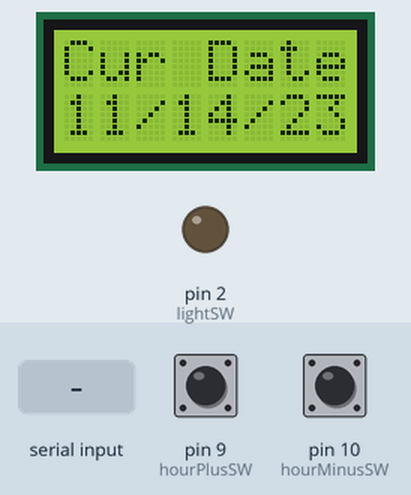
Recording of a sketch running on a simulated Arduino Uno, built with avr-gcc and run on an emulated ATmega328P. On the bench: 8×2 character LCD, output pins drawn as LEDs (lit = HIGH). The inputs (shaded band) are chosen by the test bench; at power-on: pin 9 (hourPlusSW) HIGH, pin 10 (hourMinusSW) HIGH. The local clock reads 2024-03-15 10:24:30 at power-on unless the sketch sets it.

Above: at 1.2 s.
1.3 s: pin 9 (hourPlusSW) pulled LOW for 0.15 s
At 2.6 s:
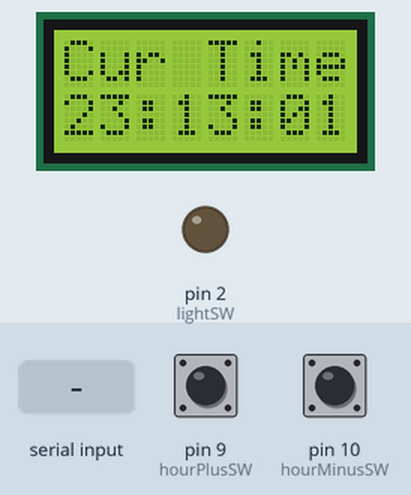
At 4.3 s:
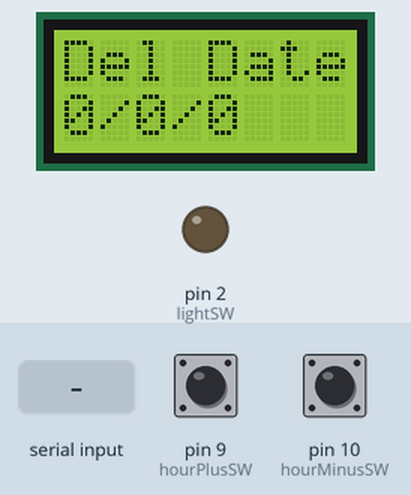
4.4 s: "90,45,200\n" received over Serial
7.4 s: "30,150,10\n" received over Serial
16.4 s: pin 9 (hourPlusSW) pulled LOW for 1 s
20.4 s: pin 10 (hourMinusSW) pulled LOW for 0.15 s
At 23.2 s:
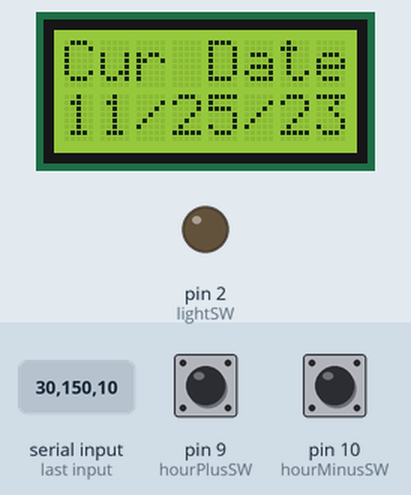
23.5 s: pin 10 (hourMinusSW) pulled LOW for 0.15 s
At 25.2 s:
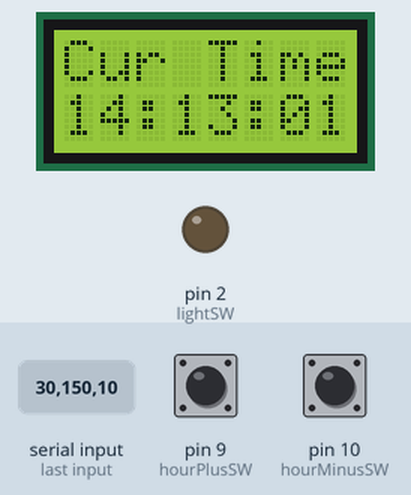
Timing chart, 0 to 26.7 s (numbered marks = the images above; inputs shaded):
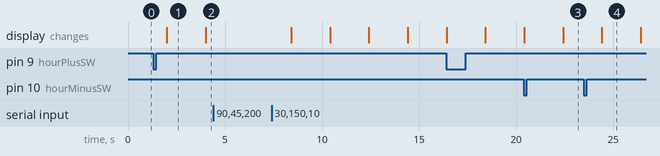

Measured:
- after the input at 4.4 s, every drawn part: stays the same
- what the display in image 1 shows lasts 2.0 s, from 2.0 s to 4.0 s

The sketch:

arduino_house_side.ino
```cpp
/**********************************************************************************************************************
Mailbox Notifier - House Side

This sketch was written to work as a Snail mail delivery notification system. It uses two LEDs mounted to the mailbox
as local (to the mailbox) delivery notification. It also sends out delivery/retrieve data via an XBee modem (serial).
When the receiving XBee (set in a remote location, like your house) receives the data it turns a delivery indicator
light on or off and records and displays the delivery/retrieve data.

For more information see - http://adambyers.com/2013/11/mailbox-notifier/ or ping adam@adambyers.com

**********************************************************************************************************************/

//Libraries
#include "Wire.h"
#include "RTClib.h"
#include "LiquidCrystal.h"

RTC_DS1307 rtc; // Define the RTC

// PIN Names
int lightSW = 2;
int hourPlusSW = 9;
int hourMinusSW = 10;

// LCD PINs
LiquidCrystal lcd(3, 4, 5, 6, 7, 8);

// Vars
float temp = 0;
float voltage = 0;
bool delivered = false;
bool retrieve = false;
int notify = 3; // This will come in via serial as 0 or 1. Set to 3 here to keep it from triggering.
// Current data/time vars
int cYear = 0;
int cMonth = 0;
int cDay = 0;
int cHour = 0;
int cMin = 0;
int cSecond = 0;
// Delivery vars
float dTemp = 0;
float dVoltage = 0;
int dYear = 0;
int dMonth = 0;
int dDay = 0;
int dHour = 0;
int dMin = 0;
int dSecond = 0;
// Retrieve vars
float rTemp = 0;
float rVoltage = 0;
int rYear = 0;
int rMonth = 0;
int rDay = 0;
int rHour = 0;
int rMin = 0;
int rSecond = 0;
// LCD update vars
long prevLCDMillis = 0;
long lcdInt = 2000; // Time to display each "screen."
int numScreen = 9; // How many "screens" we have, less 1.
int screenNum = 0;
bool screenChanged = true;
// Button 1 debounce vars
int buttonState1;
int lastButtonState1 = HIGH;
long lastDebounceTime1 = 0;
long debounceDelay = 5;
// Button 2 debounce vars
int buttonState2;
int lastButtonState2 = HIGH;
long lastDebounceTime2 = 0;

// LCD update states
#define C_date 0
#define C_time 1
#define D_date 2
#define D_time 3
#define D_temp 4
#define D_voltage 5
#define R_date 6
#define R_time 7
#define R_temp 8
#define R_voltage 9

void setup() {
  pinMode(lightSW, OUTPUT);
  pinMode(hourPlusSW, INPUT);
  pinMode(hourMinusSW, INPUT);

  digitalWrite(hourPlusSW, HIGH); // Enable internal resistor for switch.
  digitalWrite(hourMinusSW, HIGH); // Enable internal resistor for switch.

  Serial.begin(9600);

  Wire.begin();

  rtc.begin();

  lcd.begin(8, 2);

/*
To set the date/time:

1. Uncomment the line:

    rtc.adjust(DateTime(F(__DATE__), F(__TIME__)));

2. Upload the sketch

3. Comment out the line:

    rtc.adjust(DateTime(F(__DATE__), F(__TIME__)));

4. Upload the sketch.

The RTC will be set to the system date/time recorded when compiled. After, you MUST comment out the 'rtc.adjust...' line
and upload the sketch again. Form this point forward the RTC will keep track of the date/time itself. Failure to comment
out the 'rtc.adjust...' line and re-upload will cause the date/time to be reset to the compiled time if the Arduino
is reset.
*/

   rtc.adjust(DateTime(F(__DATE__), F(__TIME__))); // Uncomment to set RTC to system time.
}

void loop() {
  DateTime now = rtc.now(); // Get the current time & date (for display).

  // Added so we can add or subtract an hour from the RTC if need be (stupid DST). Would have been cleaner to write this as a function rather than repeting it for both buttons.
  int reading1 = digitalRead(hourPlusSW) == LOW;

  if (reading1 != lastButtonState1) {
    lastDebounceTime1 = millis();
  }

  if ((millis() - lastDebounceTime1) > debounceDelay) {
    if (reading1 != buttonState1) {
      buttonState1 = reading1;
      if (buttonState1 == LOW) { // Logic is inverted since we're using the internal resistors. When button is pressed the PIN goes LOW, when not pressed it's HIGH.
        rtc.adjust(DateTime(now.year(), now.month(), now.day(), now.hour() + 1, now.minute()));
      }
    }
  }

  lastButtonState1 = reading1;
  // Done debouncing and depositing.

  int reading2 = digitalRead(hourMinusSW) == LOW;

  if (reading2 != lastButtonState2) {
    lastDebounceTime2 = millis();
  }

  if ((millis() - lastDebounceTime2) > debounceDelay) {
    if (reading2 != buttonState2) {
      buttonState2 = reading2;
      if (buttonState2 == LOW) { // Logic is inverted since we're using the internal resistors. When button is pressed the PIN goes LOW, when not pressed it's HIGH.
        rtc.adjust(DateTime(now.year(), now.month(), now.day(), now.hour() - 1, now.minute()));
      }
    }
  }

  lastButtonState2 = reading2;

  // Record the current time and date for display.
  cYear = (now.year()) - 2000; // Subtract 2000 so we get a 2-digit date and can fit it on the LCD.
  cMonth = (now.month());
  cDay = (now.day());
  cHour = (now.hour());
  cMin = (now.minute());
  cSecond = (now.second());

  /*
  Data from the mailbox is sent to the house via serial in the format t75.00v3.45n1 where t=temperature v=voltage n=notify
  The following reads the incoming serial data and parses it based on the indicator (t,v,n) preceding each value.
  */

  while(Serial.available()) {  // Determine if there is anything to read from serial.
    if (Serial.find("t")) // Find the 't' char that denotes where the Temp reading begins.
      temp = Serial.parseFloat(); // Parse the float # after the 't' char to get the temp reading.

    if (Serial.find("v"))  // Find the 'v' char that denotes where the Voltage reading begins.
      voltage = Serial.parseFloat(); // Parse the float # after the 'v' char to get the voltage reading.

    if (Serial.find("n"))  // Find the 'n' char that denotes where the Notify state begins.
      notify = Serial.parseInt(); // Parse the int # after the 'n' char to get the Notify state.
  }

  /*
  Data is from the mailbox is transmitted 4 times to insure that the house received the data (since it's transmitting blindly,
  i.e. there is no handshake or received confirmation). We only need one good transmission though and can assume that once we
  know what the notify setting is we've received a good transmission and can stop listening. We do this by setting
  'delivered == true' and 'retrieve == true' after we've run each sequence.
  */

  if (notify == 1 && delivered == false) { // If mail has been delivered and we have not run this sequence already.
    digitalWrite(lightSW, HIGH); // Turn on the notification light.

    DateTime now = rtc.now(); // Get the current time & date.

    // Record the delivery time and date
    dYear = (now.year()) - 2000; // Subtract 2000 so we get a 2-digit date and can fit it on the LCD.
    dMonth = (now.month());
    dDay = (now.day());
    dHour = (now.hour());
    dMin = (now.minute());
    dSecond = (now.second());

    // Record the delivery temp and voltage.
    dTemp = temp;
    dVoltage = voltage;

    // We assume that since mail is being delivered that it has not yet been retrieved and reset the retrieve vars.
    rYear = 0;
    rMonth = 0;
    rDay = 0;
    rHour = 0;
    rMin = 0;
    rSecond = 0;
    rTemp = 0;
    rVoltage = 0;

    retrieve = false; // Reset
    delivered = true; // Don't run this again till it's false.
  }

  if (notify == 0 && retrieve == false) { // If mail has been retrieved and we have not run this sequence already.
    digitalWrite(lightSW, LOW); // Turn off the notification light.

    DateTime now = rtc.now(); // Get the current time & date.

    // Record the retrieve time and date.
    rYear = (now.year()) - 2000; // Subtract 2000 so we get a 2-digit date and can fit it on the LCD.
    rMonth = (now.month());
    rDay = (now.day());
    rHour = (now.hour());
    rMin = (now.minute());
    rSecond = (now.second());

    // Record the retrieve temp and voltage.
    rTemp = temp;
    rVoltage = voltage;

    retrieve = true;
    delivered = false;
  }

  // Screen update - based off code from 'robtillaart' in the Arduino forums.
  unsigned long currentLCDMillis = millis();

  if (currentLCDMillis - prevLCDMillis > lcdInt) {
    prevLCDMillis = currentLCDMillis;
    screenNum++;
    if (screenNum > numScreen) screenNum = 0;  // If all defined screens have been shown, start over.
      screenChanged = true;
  }

  if (screenChanged == true) {
    screenChanged = false; // Reset for next round.
    switch(screenNum)
    {
      case C_date:
        showCdate();
      break;
      case C_time:
        showCtime();
      break;
      case D_date:
        showDdate();
      break;
      case D_time:
        showDtime();
      break;
      case D_temp:
        showDtemp();
      break;
      case D_voltage:
        showDvoltage();
      break;
      case R_date:
        showRdate();
      break;
      case R_time:
        showRtime();
      break;
      case R_temp:
        showRtemp();
      break;
      case R_voltage:
        showRvoltage();
      break;
    }
  }
}

// Functions
void showCdate() {
  lcd.clear();
  lcd.setCursor(0, 0);
  lcd.print("Cur Date");
  lcd.setCursor(0, 1);
  lcd.print(cMonth);
  lcd.print("/");
  lcd.print(cDay);
  lcd.print("/");
  lcd.print(cYear);
}

void showCtime() {
  lcd.clear();
  lcd.setCursor(0, 0);
  lcd.print("Cur Time");
  lcd.setCursor(0, 1);

  if (cHour < 10) {
    lcd.print("0");
  }

  lcd.print(cHour);
  lcd.print(":");

  if (cMin < 10) {
    lcd.print("0");
  }

  lcd.print(cMin);
  lcd.print(":");

  if (cSecond < 10) {
    lcd.print("0");
  }

  lcd.print(cSecond);
}

void showDdate() {
  lcd.clear();
  lcd.setCursor(0, 0);
  lcd.print("Del Date");
  lcd.setCursor(0, 1);
  lcd.print(dMonth);
  lcd.print("/");
  lcd.print(dDay);
  lcd.print("/");
  lcd.print(dYear);
}

void showDtime() {
  lcd.clear();
  lcd.setCursor(0, 0);
  lcd.print("Del Time");
  lcd.setCursor(0, 1);

  if (dHour < 10) {
    lcd.print("0");
  }

  lcd.print(dHour);
  lcd.print(":");

  if (dMin < 10) {
    lcd.print("0");
  }

  lcd.print(dMin);
  lcd.print(":");

  if (dSecond < 10) {
    lcd.print("0");
  }

  lcd.print(dSecond);
}

void showDtemp() {
  lcd.clear();
  lcd.setCursor(0, 0);
  lcd.print("Del Temp");
  lcd.setCursor(0, 1);
  lcd.print(dTemp);
  lcd.print((char)223);
}

void showDvoltage() {
  lcd.clear();
  lcd.setCursor(0, 0);
  lcd.print("Del Volt");
  lcd.setCursor(0, 1);
  lcd.print(dVoltage);
  lcd.print("v");
}

void showRdate() {
  lcd.clear();
  lcd.setCursor(0, 0);
  lcd.print("Rev Date");
  lcd.setCursor(0, 1);
  lcd.print(rMonth);
  lcd.print("/");
  lcd.print(rDay);
  lcd.print("/");
  lcd.print(rYear);
}

void showRtime() {
  lcd.clear();
  lcd.setCursor(0, 0);
  lcd.print("Rev Time");
  lcd.setCursor(0, 1);

  if (rHour < 10) {
    lcd.print("0");
  }

  lcd.print(rHour);
  lcd.print(":");

  if (rMin < 10) {
    lcd.print("0");
  }

  lcd.print(rMin);
  lcd.print(":");

  if (rSecond < 10) {
    lcd.print("0");
  }

  lcd.print(rSecond);
}

void showRtemp() {
  lcd.clear();
  lcd.setCursor(0, 0);
  lcd.print("Rev Temp");
  lcd.setCursor(0, 1);
  lcd.print(rTemp);
  lcd.print((char)223);
}

void showRvoltage() {
  lcd.clear();
  lcd.setCursor(0, 0);
  lcd.print("Rev Volt");
  lcd.setCursor(0, 1);
  lcd.print(rVoltage);
  lcd.print("v");
}
```
